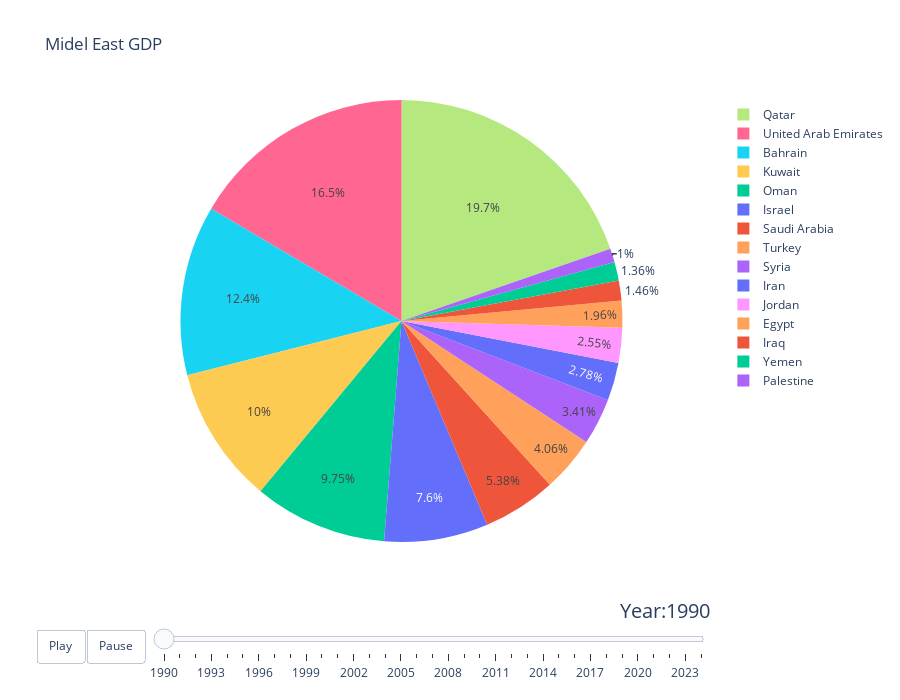

Notebook code for this chart:
### Code cell
# make figure
fig_dict = {
    "data": [],
    "layout": {},
    "frames": []
}

# fill in most of layout
fig_dict["layout"]["height"] = 700
fig_dict["layout"]["title"] = "Midel East GDP"
fig_dict["layout"]["legend_traceorder"] = "normal"
fig_dict["layout"]["showlegend"] = True
fig_dict["layout"]["hovermode"] = "closest"
fig_dict["layout"]["updatemenus"] = [
    {
        "buttons": [
            {
                "args": [None, {"frame": {"duration": 300, "redraw": True},
                                "fromcurrent": True, "transition": {"duration": 300,
                                                                    "easing": "quadratic-in-out"}}],
                "label": "Play",
                "method": "animate"
            },
            {
                "args": [[None], {"frame": {"duration": 0, "redraw": True},
                                  "mode": "immediate",
                                  "transition": {"duration": 0}}],
                "label": "Pause",
                "method": "animate"
            }
        ],
        "direction": "left",
        "pad": {"r": 10, "t": 87},
        "showactive": False,
        "type": "buttons",
        "x": 0.1,
        "xanchor": "right",
        "y": 0,
        "yanchor": "top"
    }
]

sliders_dict = {
    "active": 0,
    "yanchor": "top",
    "xanchor": "left",
    "currentvalue": {
        "font": {"size": 20},
        "prefix": "Year:",
        "visible": True,
        "xanchor": "right"
    },
    "transition": {"duration": 300, "easing": "cubic-in-out"},
    "pad": {"b": 10, "t": 50},
    "len": 0.9,
    "x": 0.1,
    "y": 0,
    "steps": []
}

# make data
dataset = df[df['year'] == years[0]]
data_dict = {
    "type": "pie",
    "labels": list(dataset["country"]),
    "values": list(dataset["gdp"]),
    "marker": {"colors": middel_east_country_colors},
    "legendgroup": years[0],
    "name": years[0]
}
fig_dict["data"].append(data_dict)

# make frames
for year in years:

    frame = {"data": [], "name": str(year)}
    dataset = df[df['year'] == year]
    data_dict = {
        "type": "pie",
        "labels": list(dataset["country"]),
        "values": list(dataset["gdp"]),
        "marker": {"colors": middel_east_country_colors},
        "legendgroup": year,
        "name": year
    }
    frame["data"].append(data_dict)

    fig_dict["frames"].append(frame)

    slider_step = {"args": [
        [year],
        {"frame": {"duration": 300, "redraw": True},
         "mode": "immediate",
         "transition": {"duration": 300}}
    ],
        "label": year,
        "method": "animate"}

    sliders_dict["steps"].append(slider_step)
fig_dict["layout"]["sliders"] = [sliders_dict]

fig = go.Figure(fig_dict)
fig.show()

### Figure 1 — Plotly figure (JSON) as saved in the notebook; plotly's stock layout.template omitted (floating-point values rounded to 4 significant figures)
{"data": [{"labels": ["Iran", "Iraq", "Yemen", "Syria", "Turkey", "Bahrain", "United Arab Emirates", "Qatar", "Jordan", "Kuwait", "Israel", "Saudi Arabia", "Oman", "Palestine", "Egypt"], "legendgroup": "1990", "marker": {"colors": ["#636efa", "#EF553B", "#00cc96", "#ab63fa", "#FFA15A", "#19d3f3", "#FF6692", "#B6E880", "#FF97FF", "#FECB52", "#636efa", "#EF553B", "#00cc96", "#ab63fa", "#FFA15A"]}, "name": "1990", "type": "pie", "values": [8630, 4550, 4210, 10600, 12600, 38600, 51300, 61200, 7920, 31200, 23600, 16700, 30300, 3110, 6090]}], "layout": {"height": 700, "hovermode": "closest", "legend": {"traceorder": "normal"}, "showlegend": true, "sliders": [{"active": 0, "currentvalue": {"font": {"size": 20}, "prefix": "Year:", "visible": true, "xanchor": "right"}, "len": 0.9, "pad": {"b": 10, "t": 50}, "steps": [{"args": [["1990"], {"frame": {"duration": 300, "redraw": true}, "mode": "immediate", "transition": {"duration": 300}}], "label": "1990", "method": "animate"}, {"args": [["1991"], {"frame": {"duration": 300, "redraw": true}, "mode": "immediate", "transition": {"duration": 300}}], "label": "1991", "method": "animate"}, {"args": [["1992"], {"frame": {"duration": 300, "redraw": true}, "mode": "immediate", "transition": {"duration": 300}}], "label": "1992", "method": "animate"}, {"args": [["1993"], {"frame": {"duration": 300, "redraw": true}, "mode": "immediate", "transition": {"duration": 300}}], "label": "1993", "method": "animate"}, {"args": [["1994"], {"frame": {"duration": 300, "redraw": true}, "mode": "immediate", "transition": {"duration": 300}}], "label": "1994", "method": "animate"}, {"args": [["1995"], {"frame": {"duration": 300, "redraw": true}, "mode": "immediate", "transition": {"duration": 300}}], "label": "1995", "method": "animate"}, {"args": [["1996"], {"frame": {"duration": 300, "redraw": true}, "mode": "immediate", "transition": {"duration": 300}}], "label": "1996", "method": "animate"}, {"args": [["1997"], {"frame": {"duration": 300, "redraw": true}, "mode": "immediate", "transition": {"duration": 300}}], "label": "1997", "method": "animate"}, {"args": [["1998"], {"frame": {"duration": 300, "redraw": true}, "mode": "immediate", "transition": {"duration": 300}}], "label": "1998", "method": "animate"}, {"args": [["1999"], {"frame": {"duration": 300, "redraw": true}, "mode": "immediate", "transition": {"duration": 300}}], "label": "1999", "method": "animate"}, {"args": [["2000"], {"frame": {"duration": 300, "redraw": true}, "mode": "immediate", "transition": {"duration": 300}}], "label": "2000", "method": "animate"}, {"args": [["2001"], {"frame": {"duration": 300, "redraw": true}, "mode": "immediate", "transition": {"duration": 300}}], "label": "2001", "method": "animate"}, {"args": [["2002"], {"frame": {"duration": 300, "redraw": true}, "mode": "immediate", "transition": {"duration": 300}}], "label": "2002", "method": "animate"}, {"args": [["2003"], {"frame": {"duration": 300, "redraw": true}, "mode": "immediate", "transition": {"duration": 300}}], "label": "2003", "method": "animate"}, {"args": [["2004"], {"frame": {"duration": 300, "redraw": true}, "mode": "immediate", "transition": {"duration": 300}}], "label": "2004", "method": "animate"}, {"args": [["2005"], {"frame": {"duration": 300, "redraw": true}, "mode": "immediate", "transition": {"duration": 300}}], "label": "2005", "method": "animate"}, {"args": [["2006"], {"frame": {"duration": 300, "redraw": true}, "mode": "immediate", "transition": {"duration": 300}}], "label": "2006", "method": "animate"}, {"args": [["2007"], {"frame": {"duration": 300, "redraw": true}, "mode": "immediate", "transition": {"duration": 300}}], "label": "2007", "method": "animate"}, {"args": [["2008"], {"frame": {"duration": 300, "redraw": true}, "mode": "immediate", "transition": {"duration": 300}}], "label": "2008", "method": "animate"}, {"args": [["2009"], {"frame": {"duration": 300, "redraw": true}, "mode": "immediate", "transition": {"duration": 300}}], "label": "2009", "method": "animate"}, {"args": [["2010"], {"frame": {"duration": 300, "redraw": true}, "mode": "immediate", "transition": {"duration": 300}}], "label": "2010", "method": "animate"}, {"args": [["2011"], {"frame": {"duration": 300, "redraw": true}, "mode": "immediate", "transition": {"duration": 300}}], "label": "2011", "method": "animate"}, {"args": [["2012"], {"frame": {"duration": 300, "redraw": true}, "mode": "immediate", "transition": {"duration": 300}}], "label": "2012", "method": "animate"}, {"args": [["2013"], {"frame": {"duration": 300, "redraw": true}, "mode": "immediate", "transition": {"duration": 300}}], "label": "2013", "method": "animate"}, {"args": [["2014"], {"frame": {"duration": 300, "redraw": true}, "mode": "immediate", "transition": {"duration": 300}}], "label": "2014", "method": "animate"}, {"args": [["2015"], {"frame": {"duration": 300, "redraw": true}, "mode": "immediate", "transition": {"duration": 300}}], "label": "2015", "method": "animate"}, {"args": [["2016"], {"frame": {"duration": 300, "redraw": true}, "mode": "immediate", "transition": {"duration": 300}}], "label": "2016", "method": "animate"}, {"args": [["2017"], {"frame": {"duration": 300, "redraw": true}, "mode": "immediate", "transition": {"duration": 300}}], "label": "2017", "method": "animate"}, {"args": [["2018"], {"frame": {"duration": 300, "redraw": true}, "mode": "immediate", "transition": {"duration": 300}}], "label": "2018", "method": "animate"}, {"args": [["2019"], {"frame": {"duration": 300, "redraw": true}, "mode": "immediate", "transition": {"duration": 300}}], "label": "2019", "method": "animate"}, {"args": [["2020"], {"frame": {"duration": 300, "redraw": true}, "mode": "immediate", "transition": {"duration": 300}}], "label": "2020", "method": "animate"}, {"args": [["2021"], {"frame": {"duration": 300, "redraw": true}, "mode": "immediate", "transition": {"duration": 300}}], "label": "2021", "method": "animate"}, {"args": [["2022"], {"frame": {"duration": 300, "redraw": true}, "mode": "immediate", "transition": {"duration": 300}}], "label": "2022", "method": "animate"}, {"args": [["2023"], {"frame": {"duration": 300, "redraw": true}, "mode": "immediate", "transition": {"duration": 300}}], "label": "2023", "method": "animate"}, {"args": [["2024"], {"frame": {"duration": 300, "redraw": true}, "mode": "immediate", "transition": {"duration": 300}}], "label": "2024", "method": "animate"}], "transition": {"duration": 300, "easing": "cubic-in-out"}, "x": 0.1, "xanchor": "left", "y": 0, "yanchor": "top"}], "title": {"text": "Midel East GDP"}, "updatemenus": [{"buttons": [{"args": [null, {"frame": {"duration": 300, "redraw": true}, "fromcurrent": true, "transition": {"duration": 300, "easing": "quadratic-in-out"}}], "label": "Play", "method": "animate"}, {"args": [[null], {"frame": {"duration": 0, "redraw": true}, "mode": "immediate", "transition": {"duration": 0}}], "label": "Pause", "method": "animate"}], "direction": "left", "pad": {"r": 10, "t": 87}, "showactive": false, "type": "buttons", "x": 0.1, "xanchor": "right", "y": 0, "yanchor": "top"}]}}
